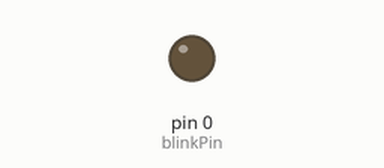
Bench run of a sketch on a simulated Arduino Uno, built with avr-gcc and run on an emulated ATmega328P. Parts: output pins drawn as LEDs (lit = HIGH).

Above: at 0.6 s.
At 2.25 s:
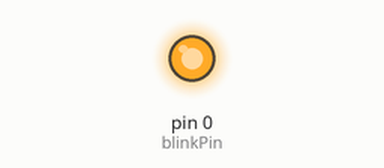
Timing chart, 0 to 3.0 s (numbered marks = the images above):
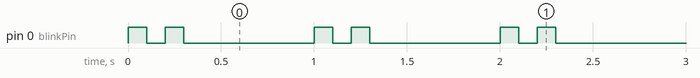

Measured:
- by itself, pin 0 (blinkPin): repeats every 1.0 s: LOW 0.10 s, HIGH 0.10 s, LOW 0.70 s, HIGH 0.10 s
- by itself, everything shown: repeats every 1.0 s, in 4 steps

The sketch:

ATtinyx5_strobo.ino
```cpp
/*
sketch adapted by Nicu FLORICA (niq_ro)
*/

int blinkPin = 0;

void setup()
{
  pinMode(blinkPin, OUTPUT);
}

void loop()
{
  digitalWrite(blinkPin, HIGH);
  delay(100);
  digitalWrite(blinkPin, LOW);
  delay(100);
  digitalWrite(blinkPin, HIGH);
  delay(100);
  digitalWrite(blinkPin, LOW);
  delay(700);
}
```
